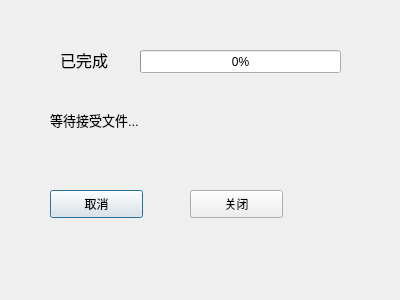
<?xml version="1.0" encoding="UTF-8"?>
<ui version="4.0">
 <class>Client</class>
 <widget class="QDialog" name="Client">
  <property name="geometry">
   <rect>
    <x>0</x>
    <y>0</y>
    <width>400</width>
    <height>300</height>
   </rect>
  </property>
  <property name="windowTitle">
   <string>接受</string>
  </property>
  <widget class="QPushButton" name="cCancleBtn">
   <property name="geometry">
    <rect>
     <x>50</x>
     <y>190</y>
     <width>93</width>
     <height>28</height>
    </rect>
   </property>
   <property name="text">
    <string>取消</string>
   </property>
  </widget>
  <widget class="QPushButton" name="cCloseBtn">
   <property name="geometry">
    <rect>
     <x>190</x>
     <y>190</y>
     <width>93</width>
     <height>28</height>
    </rect>
   </property>
   <property name="text">
    <string>关闭</string>
   </property>
  </widget>
  <widget class="QLabel" name="label">
   <property name="geometry">
    <rect>
     <x>60</x>
     <y>50</y>
     <width>71</width>
     <height>19</height>
    </rect>
   </property>
   <property name="font">
    <font>
     <pointsize>12</pointsize>
    </font>
   </property>
   <property name="text">
    <string>已完成</string>
   </property>
  </widget>
  <widget class="QLabel" name="cStatusLbl">
   <property name="geometry">
    <rect>
     <x>50</x>
     <y>110</y>
     <width>141</width>
     <height>19</height>
    </rect>
   </property>
   <property name="font">
    <font>
     <pointsize>10</pointsize>
    </font>
   </property>
   <property name="text">
    <string>等待接受文件...</string>
   </property>
  </widget>
  <widget class="QProgressBar" name="progressBar">
   <property name="geometry">
    <rect>
     <x>140</x>
     <y>50</y>
     <width>201</width>
     <height>23</height>
    </rect>
   </property>
   <property name="value">
    <number>0</number>
   </property>
  </widget>
 </widget>
 <resources/>
 <connections/>
</ui>
